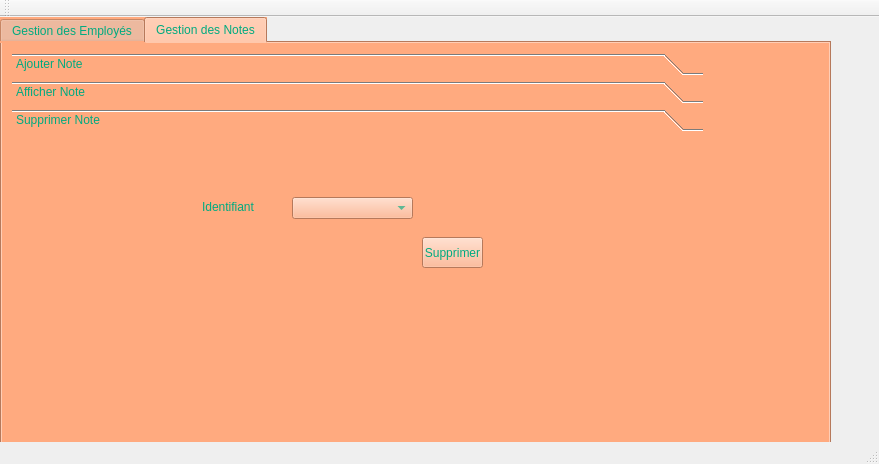
<?xml version="1.0" encoding="UTF-8"?>
<ui version="4.0">
 <class>Gestion_des_employes</class>
 <widget class="QMainWindow" name="Gestion_des_employes">
  <property name="geometry">
   <rect>
    <x>0</x>
    <y>0</y>
    <width>879</width>
    <height>464</height>
   </rect>
  </property>
  <property name="windowTitle">
   <string>Gestion des étudiants</string>
  </property>
  <widget class="QWidget" name="centralWidget">
   <widget class="QTabWidget" name="tabWidget_2">
    <property name="geometry">
     <rect>
      <x>0</x>
      <y>0</y>
      <width>831</width>
      <height>441</height>
     </rect>
    </property>
    <property name="styleSheet">
     <string notr="true">color: rgb(0, 170, 0);
color: rgb(0, 170, 127);
selection-background-color: rgb(255, 255, 127);
background-color: rgb(255, 170, 127);</string>
    </property>
    <property name="currentIndex">
     <number>1</number>
    </property>
    <widget class="QWidget" name="tab_4">
     <attribute name="title">
      <string>Gestion des Employés</string>
     </attribute>
     <widget class="QTabWidget" name="tabWidget">
      <property name="geometry">
       <rect>
        <x>10</x>
        <y>10</y>
        <width>801</width>
        <height>391</height>
       </rect>
      </property>
      <property name="styleSheet">
       <string notr="true">color:rgb(0, 170, 127);



color: rgb(0, 170, 0);
color: rgb(0, 170, 127);
border-top-color: rgb(255, 170, 127);
border-color: rgb(255, 170, 127);
background-color: rgb(255, 170, 127);
background-color: rgb(255, 170, 127);
</string>
      </property>
      <property name="currentIndex">
       <number>2</number>
      </property>
      <widget class="QWidget" name="tab">
       <attribute name="title">
        <string>Ajouter un Employé</string>
       </attribute>
       <widget class="QLabel" name="label">
        <property name="geometry">
         <rect>
          <x>0</x>
          <y>30</y>
          <width>81</width>
          <height>20</height>
         </rect>
        </property>
        <property name="styleSheet">
         <string notr="true">font: 11pt &quot;Rockwell&quot;;</string>
        </property>
        <property name="text">
         <string>Identifiant</string>
        </property>
       </widget>
       <widget class="QLabel" name="label_2">
        <property name="geometry">
         <rect>
          <x>-4</x>
          <y>70</y>
          <width>71</width>
          <height>20</height>
         </rect>
        </property>
        <property name="styleSheet">
         <string notr="true">
font: 12pt &quot;MS Shell Dlg 2&quot;;</string>
        </property>
        <property name="text">
         <string>  Nom</string>
        </property>
       </widget>
       <widget class="QLabel" name="label_3">
        <property name="geometry">
         <rect>
          <x>-4</x>
          <y>110</y>
          <width>71</width>
          <height>20</height>
         </rect>
        </property>
        <property name="styleSheet">
         <string notr="true">font: 11pt &quot;MS Shell Dlg 2&quot;;</string>
        </property>
        <property name="text">
         <string> Prénom</string>
        </property>
       </widget>
       <widget class="QLabel" name="label_5">
        <property name="geometry">
         <rect>
          <x>0</x>
          <y>150</y>
          <width>121</width>
          <height>20</height>
         </rect>
        </property>
        <property name="styleSheet">
         <string notr="true">font: 12pt &quot;MS Shell Dlg 2&quot;;
font: 11pt &quot;MS Shell Dlg 2&quot;;</string>
        </property>
        <property name="text">
         <string>Date de naissance</string>
        </property>
       </widget>
       <widget class="QLabel" name="label_6">
        <property name="geometry">
         <rect>
          <x>0</x>
          <y>220</y>
          <width>71</width>
          <height>20</height>
         </rect>
        </property>
        <property name="styleSheet">
         <string notr="true">font: 12pt &quot;MS Shell Dlg 2&quot;;</string>
        </property>
        <property name="text">
         <string>Sexe</string>
        </property>
       </widget>
       <widget class="QLabel" name="label_7">
        <property name="geometry">
         <rect>
          <x>0</x>
          <y>260</y>
          <width>91</width>
          <height>20</height>
         </rect>
        </property>
        <property name="styleSheet">
         <string notr="true">font: 10pt &quot;MS Shell Dlg 2&quot;;
font: 11pt &quot;MS Shell Dlg 2&quot;;</string>
        </property>
        <property name="text">
         <string>Teléphone</string>
        </property>
       </widget>
       <widget class="QDateEdit" name="dateEdit">
        <property name="geometry">
         <rect>
          <x>130</x>
          <y>140</y>
          <width>110</width>
          <height>22</height>
         </rect>
        </property>
       </widget>
       <widget class="QPushButton" name="pb_ajouter">
        <property name="geometry">
         <rect>
          <x>300</x>
          <y>290</y>
          <width>101</width>
          <height>41</height>
         </rect>
        </property>
        <property name="font">
         <font>
          <family>MS Shell Dlg 2</family>
          <pointsize>12</pointsize>
          <weight>50</weight>
          <italic>false</italic>
          <bold>false</bold>
         </font>
        </property>
        <property name="styleSheet">
         <string notr="true">color: rgb(0, 170, 127);

font: 12pt &quot;MS Shell Dlg 2&quot;;

;

</string>
        </property>
        <property name="text">
         <string>Ajouter</string>
        </property>
       </widget>
       <widget class="QLabel" name="label_8">
        <property name="geometry">
         <rect>
          <x>0</x>
          <y>190</y>
          <width>91</width>
          <height>20</height>
         </rect>
        </property>
        <property name="styleSheet">
         <string notr="true">font: 12pt &quot;MS Shell Dlg 2&quot;;</string>
        </property>
        <property name="text">
         <string>Fonction</string>
        </property>
       </widget>
       <widget class="QLineEdit" name="lineEdit">
        <property name="geometry">
         <rect>
          <x>120</x>
          <y>30</y>
          <width>113</width>
          <height>20</height>
         </rect>
        </property>
        <property name="text">
         <string>0000</string>
        </property>
       </widget>
       <widget class="QLineEdit" name="lineEdit_2">
        <property name="geometry">
         <rect>
          <x>120</x>
          <y>70</y>
          <width>113</width>
          <height>20</height>
         </rect>
        </property>
        <property name="text">
         <string>nour</string>
        </property>
       </widget>
       <widget class="QLineEdit" name="lineEdit_3">
        <property name="geometry">
         <rect>
          <x>130</x>
          <y>110</y>
          <width>113</width>
          <height>20</height>
         </rect>
        </property>
        <property name="text">
         <string>dekhil</string>
        </property>
       </widget>
       <widget class="QLineEdit" name="lineEdit_6">
        <property name="geometry">
         <rect>
          <x>130</x>
          <y>260</y>
          <width>131</width>
          <height>20</height>
         </rect>
        </property>
        <property name="text">
         <string>210232023</string>
        </property>
       </widget>
       <widget class="QComboBox" name="comboBox">
        <property name="geometry">
         <rect>
          <x>130</x>
          <y>180</y>
          <width>131</width>
          <height>31</height>
         </rect>
        </property>
        <item>
         <property name="text">
          <string>Responsable Caisse</string>
         </property>
        </item>
        <item>
         <property name="text">
          <string>Responsable Stock</string>
         </property>
        </item>
        <item>
         <property name="text">
          <string>Responsable Rayon</string>
         </property>
        </item>
        <item>
         <property name="text">
          <string>Responsable Fournisseur</string>
         </property>
        </item>
       </widget>
       <widget class="QComboBox" name="comboBox_2">
        <property name="geometry">
         <rect>
          <x>130</x>
          <y>220</y>
          <width>131</width>
          <height>22</height>
         </rect>
        </property>
        <item>
         <property name="text">
          <string>Homme</string>
         </property>
        </item>
        <item>
         <property name="text">
          <string>Femme</string>
         </property>
        </item>
       </widget>
      </widget>
      <widget class="QWidget" name="tab_2">
       <attribute name="title">
        <string>Afficher les Employés</string>
       </attribute>
       <widget class="QTableView" name="tabetudiant">
        <property name="geometry">
         <rect>
          <x>20</x>
          <y>10</y>
          <width>731</width>
          <height>241</height>
         </rect>
        </property>
       </widget>
       <widget class="QPushButton" name="pushButton_2">
        <property name="geometry">
         <rect>
          <x>50</x>
          <y>270</y>
          <width>91</width>
          <height>41</height>
         </rect>
        </property>
        <property name="text">
         <string>Trier</string>
        </property>
       </widget>
       <widget class="QLineEdit" name="lineEdit_13">
        <property name="geometry">
         <rect>
          <x>400</x>
          <y>270</y>
          <width>231</width>
          <height>20</height>
         </rect>
        </property>
       </widget>
       <widget class="QLabel" name="label_14">
        <property name="geometry">
         <rect>
          <x>230</x>
          <y>270</y>
          <width>171</width>
          <height>20</height>
         </rect>
        </property>
        <property name="text">
         <string>Inserer Identifiant à rechcercher</string>
        </property>
       </widget>
      </widget>
      <widget class="QWidget" name="tab_3">
       <attribute name="title">
        <string>Supprimer un Employé</string>
       </attribute>
       <widget class="QLabel" name="label_4">
        <property name="geometry">
         <rect>
          <x>40</x>
          <y>50</y>
          <width>71</width>
          <height>31</height>
         </rect>
        </property>
        <property name="text">
         <string>Identifiant</string>
        </property>
       </widget>
       <widget class="QPushButton" name="pb_supprimer">
        <property name="geometry">
         <rect>
          <x>280</x>
          <y>80</y>
          <width>91</width>
          <height>31</height>
         </rect>
        </property>
        <property name="styleSheet">
         <string notr="true">font: 12pt &quot;Javanese Text&quot;;</string>
        </property>
        <property name="text">
         <string>Supprimer</string>
        </property>
       </widget>
       <widget class="QComboBox" name="comboBox_3">
        <property name="geometry">
         <rect>
          <x>130</x>
          <y>60</y>
          <width>161</width>
          <height>22</height>
         </rect>
        </property>
       </widget>
      </widget>
     </widget>
    </widget>
    <widget class="QWidget" name="tab_5">
     <attribute name="title">
      <string>Gestion des Notes</string>
     </attribute>
     <widget class="QToolBox" name="toolBox">
      <property name="geometry">
       <rect>
        <x>10</x>
        <y>10</y>
        <width>691</width>
        <height>321</height>
       </rect>
      </property>
      <property name="styleSheet">
       <string notr="true">color: rgb(0, 170, 127);</string>
      </property>
      <property name="currentIndex">
       <number>2</number>
      </property>
      <widget class="QWidget" name="AfficherCong">
       <property name="geometry">
        <rect>
         <x>0</x>
         <y>0</y>
         <width>691</width>
         <height>240</height>
        </rect>
       </property>
       <attribute name="label">
        <string>Ajouter Note</string>
       </attribute>
       <widget class="QPushButton" name="pb_ajouter_3">
        <property name="geometry">
         <rect>
          <x>290</x>
          <y>190</y>
          <width>61</width>
          <height>31</height>
         </rect>
        </property>
        <property name="text">
         <string>Ajouter</string>
        </property>
       </widget>
       <widget class="QLabel" name="label_9">
        <property name="geometry">
         <rect>
          <x>10</x>
          <y>30</y>
          <width>81</width>
          <height>16</height>
         </rect>
        </property>
        <property name="text">
         <string>Identifiant Emp</string>
        </property>
       </widget>
       <widget class="QLabel" name="label_13">
        <property name="geometry">
         <rect>
          <x>10</x>
          <y>110</y>
          <width>61</width>
          <height>16</height>
         </rect>
        </property>
        <property name="text">
         <string>Date </string>
        </property>
       </widget>
       <widget class="QLabel" name="label_12">
        <property name="geometry">
         <rect>
          <x>10</x>
          <y>140</y>
          <width>61</width>
          <height>16</height>
         </rect>
        </property>
        <property name="text">
         <string>Promotion</string>
        </property>
       </widget>
       <widget class="QLabel" name="label_10">
        <property name="geometry">
         <rect>
          <x>10</x>
          <y>170</y>
          <width>61</width>
          <height>16</height>
         </rect>
        </property>
        <property name="text">
         <string>Note</string>
        </property>
       </widget>
       <widget class="QLineEdit" name="lineEdit_10">
        <property name="geometry">
         <rect>
          <x>100</x>
          <y>140</y>
          <width>113</width>
          <height>20</height>
         </rect>
        </property>
       </widget>
       <widget class="QLineEdit" name="lineEdit_11">
        <property name="geometry">
         <rect>
          <x>100</x>
          <y>170</y>
          <width>113</width>
          <height>20</height>
         </rect>
        </property>
       </widget>
       <widget class="QDateEdit" name="dateEdit_2">
        <property name="geometry">
         <rect>
          <x>100</x>
          <y>110</y>
          <width>111</width>
          <height>20</height>
         </rect>
        </property>
       </widget>
       <widget class="QLabel" name="label_15">
        <property name="geometry">
         <rect>
          <x>10</x>
          <y>70</y>
          <width>61</width>
          <height>21</height>
         </rect>
        </property>
        <property name="text">
         <string>Num note</string>
        </property>
       </widget>
       <widget class="QLineEdit" name="lineEdit_4">
        <property name="geometry">
         <rect>
          <x>100</x>
          <y>70</y>
          <width>113</width>
          <height>20</height>
         </rect>
        </property>
       </widget>
       <widget class="QComboBox" name="comboBox_4">
        <property name="geometry">
         <rect>
          <x>100</x>
          <y>30</y>
          <width>111</width>
          <height>22</height>
         </rect>
        </property>
       </widget>
      </widget>
      <widget class="QWidget" name="page_4">
       <property name="geometry">
        <rect>
         <x>0</x>
         <y>0</y>
         <width>100</width>
         <height>30</height>
        </rect>
       </property>
       <attribute name="label">
        <string>Afficher Note</string>
       </attribute>
       <widget class="QTableView" name="tabetudiant_2">
        <property name="geometry">
         <rect>
          <x>10</x>
          <y>0</y>
          <width>581</width>
          <height>241</height>
         </rect>
        </property>
       </widget>
      </widget>
      <widget class="QWidget" name="widget">
       <property name="geometry">
        <rect>
         <x>0</x>
         <y>0</y>
         <width>691</width>
         <height>240</height>
        </rect>
       </property>
       <attribute name="label">
        <string>Supprimer Note</string>
       </attribute>
       <widget class="QLabel" name="label_11">
        <property name="geometry">
         <rect>
          <x>190</x>
          <y>60</y>
          <width>61</width>
          <height>20</height>
         </rect>
        </property>
        <property name="text">
         <string>Identifiant</string>
        </property>
       </widget>
       <widget class="QPushButton" name="pushButton">
        <property name="geometry">
         <rect>
          <x>410</x>
          <y>100</y>
          <width>61</width>
          <height>31</height>
         </rect>
        </property>
        <property name="text">
         <string>Supprimer</string>
        </property>
       </widget>
       <widget class="QComboBox" name="combo_supp_note">
        <property name="geometry">
         <rect>
          <x>280</x>
          <y>60</y>
          <width>121</width>
          <height>22</height>
         </rect>
        </property>
       </widget>
      </widget>
     </widget>
    </widget>
   </widget>
  </widget>
  <widget class="QMenuBar" name="menuBar">
   <property name="geometry">
    <rect>
     <x>0</x>
     <y>0</y>
     <width>879</width>
     <height>21</height>
    </rect>
   </property>
  </widget>
  <widget class="QToolBar" name="mainToolBar">
   <attribute name="toolBarArea">
    <enum>TopToolBarArea</enum>
   </attribute>
   <attribute name="toolBarBreak">
    <bool>false</bool>
   </attribute>
  </widget>
  <widget class="QStatusBar" name="statusBar"/>
 </widget>
 <layoutdefault spacing="6" margin="11"/>
 <resources/>
 <connections/>
</ui>
